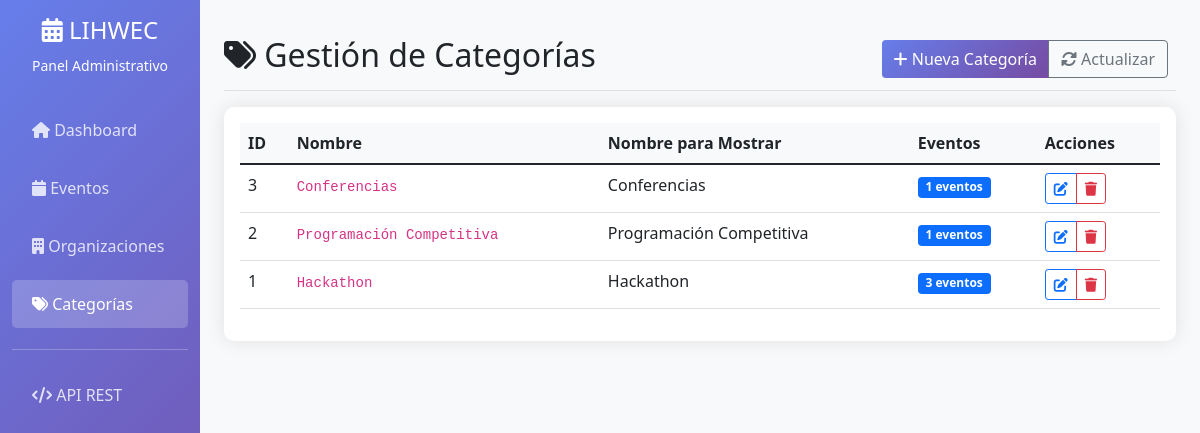
The page /api/admin-panel/categories/ on the database its author committed.
### events/models.py (models this page shows, shortened)
class Category(models.Model):
    name = models.CharField(max_length=50, unique=True)
    display_name = models.CharField(max_length=100)

### events/admin_views.py (the view)
# urls.py: path('admin-panel/categories/', CategoryManagementView.as_view(), name='category_management'),
class CategoryManagementView(View):
    def get(self, request):
        categories = Category.objects.all().order_by('-id')
        context = {'categories': categories}
        return render(request, 'events/category_management.html', context)

### events/templates/events/category_management.html (shortened to what this page needs)
{% extends 'events/base.html' %}
{% block content %}
<div class="d-flex justify-content-between flex-wrap flex-md-nowrap align-items-center pt-3 pb-2 mb-3 border-bottom">
    <h1 class="h2"><i class="fas fa-tags"></i> Gestión de Categorías</h1>
    <div class="btn-toolbar mb-2 mb-md-0">
        <div class="btn-group me-2">
            <button type="button" class="btn btn-primary" data-bs-toggle="modal" data-bs-target="#categoryModal"
                onclick="openCategoryModal()">
                <i class="fas fa-plus"></i> Nueva Categoría
            </button>
            <button type="button" class="btn btn-outline-secondary" onclick="location.reload()">
                <i class="fas fa-sync-alt"></i> Actualizar
            </button>
        </div>
    </div>
</div>
<div class="card">
    <div class="card-body">
        <div class="table-responsive">
            <table class="table table-hover">
                <thead>
                    <tr>
                        <th>ID</th>
                        <th>Nombre</th>
                        <th>Nombre para Mostrar</th>
                        <th>Eventos</th>
                        <th>Acciones</th>
                    </tr>
                </thead>
                <tbody>
                    {% for cat in categories %}
                    <tr id="cat-{{ cat.id }}">
                        <td>{{ cat.id }}</td>
                        <td><code>{{ cat.name }}</code></td>
                        <td>{{ cat.display_name }}</td>
                        <td>
                            <span class="badge bg-primary">{{ cat.event_set.count }} eventos</span>
                        </td>
                        <td>
                            <div class="btn-group btn-group-sm">
                                <button class="btn btn-outline-primary" onclick="editCategory({{ cat.id }})"
                                    title="Editar">
                                    <i class="fas fa-edit"></i>
                                </button>
                                <button class="btn btn-outline-danger"
                                    onclick="deleteCategory({{ cat.id }}, '{{ cat.name }}')" title="Eliminar">
                                    <i class="fas fa-trash"></i>
                                </button>
                            </div>
                        </td>
                    </tr>
                    {% endfor %}
                </tbody>
            </table>
        </div>
    </div>
</div>
{% endblock %}

### events/templates/events/base.html (style rules this page uses)
body { background-color: #f8f9fa; }
.card { border: none; border-radius: 10px; box-shadow: 0 0 20px rgba(0, 0, 0, 0.1); }
.btn-primary { background: linear-gradient(135deg, #667eea 0%, #764ba2 100%); border: none; }
.table th { background-color: #f8f9fa; border-top: none; }

### rows shown on the page
Category: id "3", name "Conferencias", display_name "Conferencias", event_set.count "1"
Category: id "2", name "Programación Competitiva", display_name "Programación Competitiva", event_set.count "1"
Category: id "1", name "Hackathon", display_name "Hackathon", event_set.count "3"
